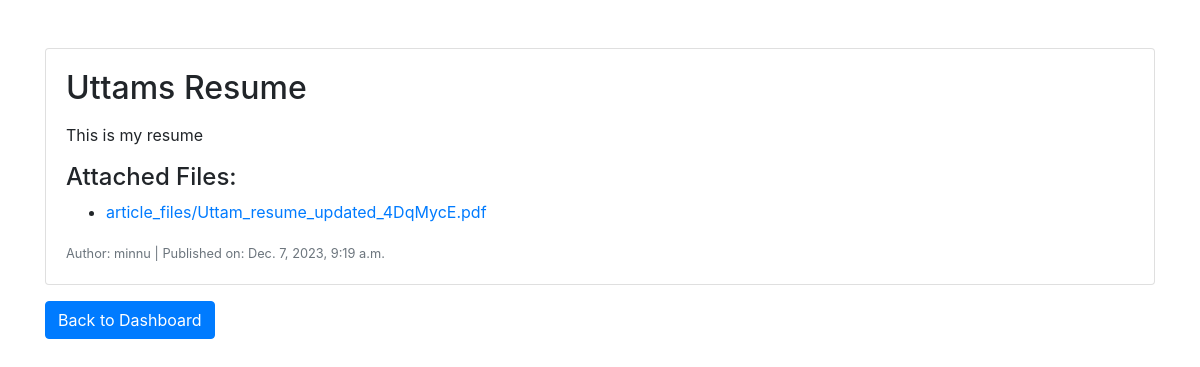
/article/15/ (signed in), run on the app's committed database.
### articles/models.py (models this page shows, shortened)
class Article(models.Model):
    title = models.CharField(max_length=200)
    content = RichTextField()
    author = models.ForeignKey(User, on_delete=models.CASCADE)
    publication_date = models.DateTimeField(auto_now_add=True)
    tags = models.CharField(max_length=100, blank=True)
    file = models.FileField(upload_to='article_files/', null=True, blank=True)

### articles/views.py (the view)
# urls.py: path('article/<int:article_id>/', article_detail, name='article_detail'),
@login_required
def article_detail(request, article_id):
    article = get_object_or_404(Article, id=article_id)
    print(request.user.is_staff)
    return render(request, 'article_detail.html', {'article': article})

### templates/article_detail.html (shortened to what this page needs)
<!DOCTYPE html>
<html lang="en">
  <head>
    <link
      rel="stylesheet"
      href="https://stackpath.bootstrapcdn.com/bootstrap/4.5.2/css/bootstrap.min.css"
    />
  </head>
  <body>
    <div class="container mt-5">
        <div class="card">
            <div class="card-body">
                <h2 class="card-title">{{ article.title }}</h2>
                <p class="card-text">{{ article.content|safe }}</p>
                {% if article.file %}
                <div class="mt-3">
                    <h4>Attached Files:</h4>
                    <ul>
                        <li>
                            <a href="{{ article.file.url }}" target="_blank">{{ article.file.name }}</a>
                        </li>
                    </ul>
                </div>
                {% endif %}
                <p class="card-text">
                    <small class="text-muted">
                        Author: {{ article.author.username }} | Published on: {{ article.publication_date }}
                    </small>
                </p>
            </div>
        </div>
        <a href="{% url 'dashboard' %}" class="btn btn-primary mt-3">Back to Dashboard</a>
    </div>
</body>
  </body>
</html>

### data on the page
Article: title "Uttams Resume", content "This is my resume", file.name "article_files/Uttam_resume_updated_4DqMycE.pdf", author.username "minnu", publication_date "Dec. 7, 2023, 9:19 a.m."
